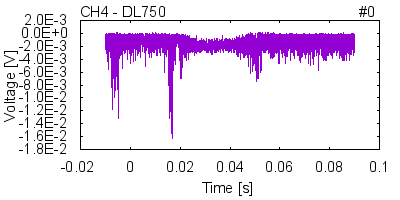

gnuplot code for this plot:
set term png enhanced transparent truecolor font arial 11 size 400, 200
set out "PlotRaw_DL750_CH4.png"
set datafile separator ','
set nokey
set multiplot 
set origin 0.2, 0.25
set size 0.75, 0.65
set lmargin 0
set rmargin 0
set tmargin 0
set bmargin 0
set label 2 left at graph 0,1.06 "CH4 - DL750"
set label 3 right at graph 1,1.06 "#0"
set yrange [*<0:0<*]
set format y "%1.1tE%+-T"
set label 10 center at graph 0.5, -0.3 "Time [s]"
set label 11 center at graph -0.23, 0.5 rotate "Voltage [V]"
plot "ECR00039.CSV" every 10 using (-0.01 + (column(0)) * 10 * 5e-07):4 with line
